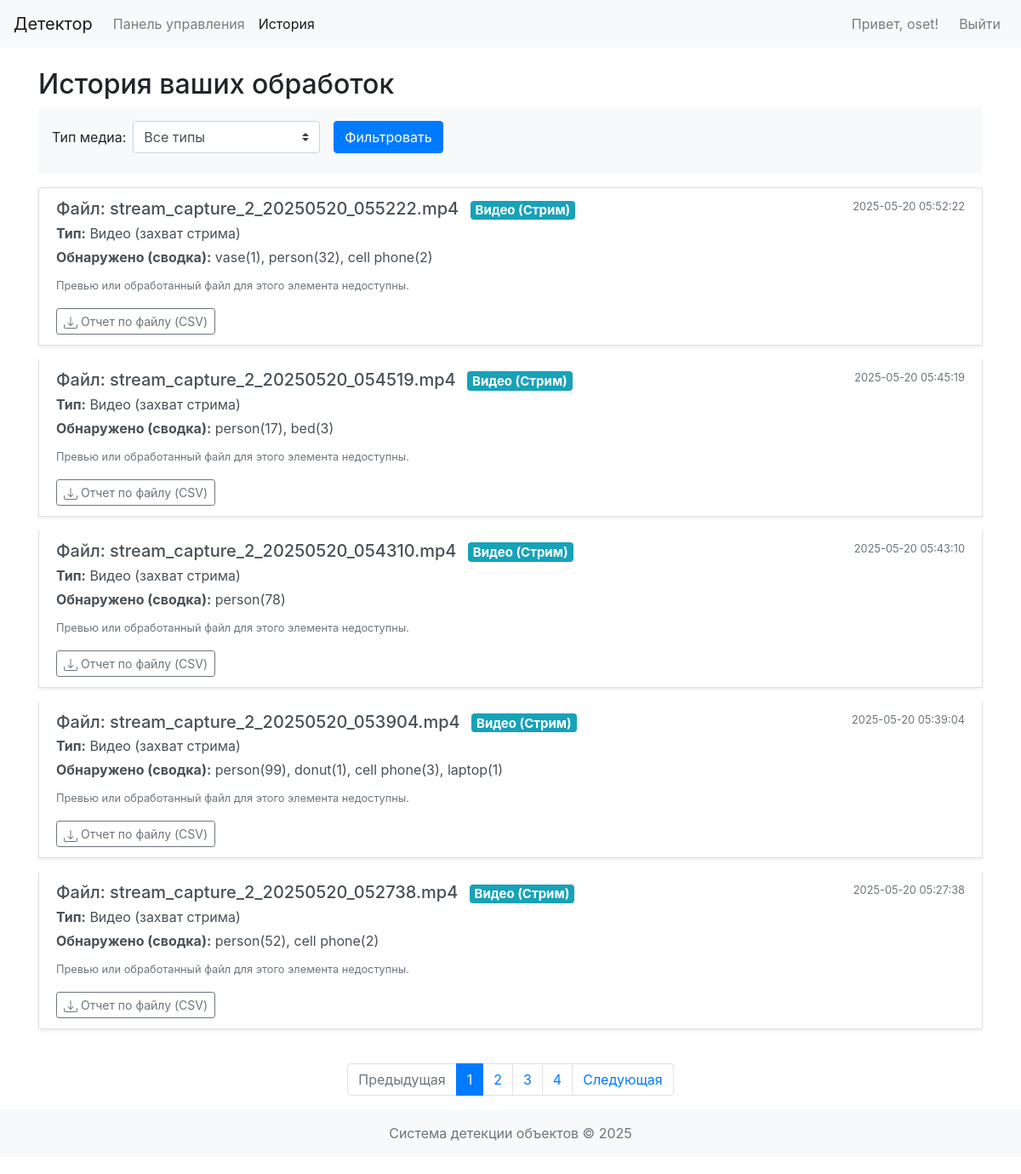
The app's page /history (signed in) with its own data.
### app/models.py (models this page shows, shortened)
class Media(db.Model):
    __tablename__ = 'media'
    id = db.Column(db.Integer, primary_key=True)
    filename = db.Column(db.String(200), nullable=False) # Original uploaded name or generated stream video name
    file_path = db.Column(db.String(300), nullable=False) # Path to the primary file (original or stream video)
    upload_time = db.Column(db.DateTime, nullable=False, default=datetime.utcnow)
    media_type = db.Column(db.String(50), nullable=False) # 'image', 'video' (uploaded), 'stream_capture' (now a video)
    user_id = db.Column(db.Integer, db.ForeignKey('users.id'), nullable=False)
    detections = db.relationship('Detection', backref='media_source', lazy=True, cascade="all, delete-orphan")
    @property
    def media_type_rus(self):
        if self.media_type == 'image':
            return 'Изображение'
        elif self.media_type == 'video': # Uploaded video, processed into another video
            return 'Видео (загруженное)'
        elif self.media_type == 'stream_capture': # Live stream recorded as video
            return 'Видео (захват стрима)'
        return self.media_type

### app/routes.py (the view, shortened to what this page needs)
@main_bp.route('/history')
@login_required
def history_page():
    page = request.args.get('page', 1, type=int);
    user_media_q = Media.query.filter_by(user_id=session['user_id'])
    media_type_f = request.args.get('media_type')
    if media_type_f: user_media_q = user_media_q.filter(Media.media_type == media_type_f)
    pagination = user_media_q.order_by(Media.upload_time.desc()).paginate(page=page, per_page=5, error_out=False)
    items = []
    for m_item in pagination.items:
        summary = {};
        preview_img = None;
        assoc_vid = None
        if m_item.media_type == 'image':
            for d in m_item.detections: summary[d.object_class] = summary.get(d.object_class, 0) + 1
            fn = next((d.result_frame_filename for d in m_item.detections if
                       d.result_frame_filename and d.result_frame_filename.startswith("result_img_")), None)
            if not fn and m_item.filename: fn = f"result_img_{m_item.filename}"
            if fn and os.path.exists(os.path.join(current_app.config['UPLOAD_FOLDER'], fn)): preview_img = fn
        elif m_item.media_type == 'stream_capture':
            assoc_vid = m_item.filename
            if not os.path.exists(os.path.join(current_app.config['UPLOAD_FOLDER'], assoc_vid)): assoc_vid = None
            for d in m_item.detections: summary[d.object_class] = summary.get(d.object_class, 0) + 1
        items.append({'media': m_item, 'detections_summary_str': (
            ", ".join([f"{k}({v})" for k, v in summary.items()]) if summary else "Нет"),
                      'preview_image_file': preview_img, 'associated_video_file': assoc_vid})
    return render_template('history_page.html', media_items=items, pagination=pagination,
                           current_media_type_filter=media_type_f)

### app/routes.py (called while the page is built)
def login_required(f):
    @wraps(f)
    def decorated_function(*args, **kwargs):
        if 'user_id' not in session:
            flash('Пожалуйста, войдите в систему для доступа к этой странице.', 'warning')
            return redirect(url_for('main.login'))
        return f(*args, **kwargs)
    return decorated_function

### app/templates/history_page.html (shortened to what this page needs)
{% extends "base.html" %}
{% block content %}
<h2>История ваших обработок</h2>
<form method="GET" action="{{ url_for('main.history_page') }}" class="form-inline mb-3 p-3 bg-light rounded">
    <div class="form-group mr-sm-3 mb-2">
        <label for="media_type_filter" class="mr-2">Тип медиа:</label>
        <select name="media_type" id="media_type_filter" class="form-control custom-select">
            <option value="">Все типы</option>
        </select>
    </div>
    <button type="submit" class="btn btn-primary mb-2">Фильтровать</button>
</form>
{% if not media_items and (not pagination or not pagination.items) %}
<div class="alert alert-info" role="alert">
    У вас пока нет обработанных файлов, соответствующих фильтру.
</div>
{% else %}
<div class="list-group">
    {% for item_data in media_items %}
    <div class="list-group-item list-group-item-action flex-column align-items-start mb-3 shadow-sm">
        <div class="d-flex w-100 justify-content-between">
            <h5 class="mb-1">
                Файл: {{ item_data.media.filename }}
                {% if item_data.media.media_type == 'stream_capture' %}<span class="badge badge-info ml-2">Видео (Стрим)</span>
                {% elif item_data.media.media_type == 'video' %}<span class="badge badge-primary ml-2">Видео (Загрузка)</span>
                {% elif item_data.media.media_type == 'image' %}<span class="badge badge-secondary ml-2">Изображение</span>
                {% endif %}
            </h5>
            <small class="text-muted">{{ item_data.media.upload_time.strftime('%Y-%m-%d %H:%M:%S') }}</small>
        </div>
        <p class="mb-1"><span class="font-weight-bold">Тип:</span> {{ item_data.media.media_type_rus }}</p>
        <p class="mb-1"><span class="font-weight-bold">Обнаружено (сводка):</span> {{ item_data.detections_summary_str }}</p>
        {% if item_data.media.media_type == 'image' and item_data.preview_image_file %}
            <div class="mt-2">
                <p class="font-weight-bold mb-1">Результат (изображение):</p>
                <a href="{{ url_for('main.results_file', filename=item_data.preview_image_file) }}" target="_blank" title="Открыть результат">
                    <img src="{{ url_for('main.results_file', filename=item_data.preview_image_file) }}" alt="Результат обработки изображения" class="img-thumbnail" style="max-height: 150px; max-width: 200px;">
                </a>
            </div>
        {% else %}
            <p class="mt-2"><small class="text-muted">Превью или обработанный файл для этого элемента недоступны.</small></p>
        {% endif %}
        <div class="mt-2">
            <a href="{{ url_for('main.download_media_report', media_id=item_data.media.id) }}" class="btn btn-sm btn-outline-secondary">
                Отчет по файлу (CSV)
            </a>
        </div>
    </div>
    {% endfor %}
</div>
{% if pagination and pagination.pages > 1 %}
<nav aria-label="Page navigation" class="mt-4">
    <ul class="pagination justify-content-center">
        {% if pagination.has_prev %}
        <li class="page-item"><a class="page-link" href="{{ url_for('main.history_page', page=pagination.prev_num, media_type=current_media_type_filter) }}">Предыдущая</a></li>
        {% else %}
        <li class="page-item disabled"><span class="page-link">Предыдущая</span></li>
        {% endif %}
        {% for page_num in pagination.iter_pages(left_edge=1, right_edge=1, left_current=1, right_current=2) %}
            {% if page_num %}
                {% if pagination.page == page_num %}
                <li class="page-item active"><span class="page-link">{{ page_num }}</span></li>
                {% else %}
                <li class="page-item"><a class="page-link" href="{{ url_for('main.history_page', page=page_num, media_type=current_media_type_filter) }}">{{ page_num }}</a></li>
                {% endif %}
            {% else %}
            <li class="page-item disabled"><span class="page-link">...</span></li>
            {% endif %}
        {% endfor %}
        {% if pagination.has_next %}
        <li class="page-item"><a class="page-link" href="{{ url_for('main.history_page', page=pagination.next_num, media_type=current_media_type_filter) }}">Следующая</a></li>
        {% else %}
        <li class="page-item disabled"><span class="page-link">Следующая</span></li>
        {% endif %}
    </ul>
</nav>
{% endif %}
{% endif %}
{% endblock %}

### app/templates/base.html (shortened to what this page needs)
<!DOCTYPE html>
<html lang="ru">
<head>
    <link rel="stylesheet" href="https://stackpath.bootstrapcdn.com/bootstrap/4.5.2/css/bootstrap.min.css">
    <link rel="stylesheet" href="{{ url_for('static', filename='css/style.css') }}">
</head>
<body>
    <nav class="navbar navbar-expand-lg navbar-light bg-light">
        <a class="navbar-brand" href="{{ url_for('main.welcome') }}">Детектор</a>
        <div class="collapse navbar-collapse" id="navbarNav">
            <ul class="navbar-nav mr-auto">
                {% if 'user_id' in session %}
                <li class="nav-item {% if request.endpoint == 'main.dashboard' %}active{% endif %}">
                    <a class="nav-link" href="{{ url_for('main.dashboard') }}">Панель управления</a>
                </li>
                <li class="nav-item {% if request.endpoint == 'main.history_page' %}active{% endif %}">
                    <a class="nav-link" href="{{ url_for('main.history_page') }}">История</a>
                </li>
                {% endif %}
            </ul>
            <ul class="navbar-nav">
                {% if 'user_id' in session %}
                    <li class="nav-item">
                        <span class="navbar-text mr-3">Привет, {{ session.username }}!</span>
                    </li>
                    <li class="nav-item">
                        <a class="nav-link" href="{{ url_for('main.logout') }}">Выйти</a>
                    </li>
                {% endif %}
            </ul>
        </div>
    </nav>
    <div class="container mt-4">
        {% block content %}{% endblock %}
    </div>
    <footer class="footer mt-auto py-3 bg-light">
        <div class="container text-center">
            <span class="text-muted">Система детекции объектов © {{ now.year }}</span>
        </div>
    </footer>
</body>
</html>

### static/css/style.css (style rules this page uses)
body { padding-bottom: 20px; }

### records on screen
Media: media.filename "stream_capture_2_20250520_055222.mp4", media.upload_time "2025-05-20 05:52:22", media.media_type_rus "Видео (захват стрима)"
Media: media.filename "stream_capture_2_20250520_054519.mp4", media.upload_time "2025-05-20 05:45:19", media.media_type_rus "Видео (захват стрима)"
Media: media.filename "stream_capture_2_20250520_054310.mp4", media.upload_time "2025-05-20 05:43:10", media.media_type_rus "Видео (захват стрима)"
Media: media.filename "stream_capture_2_20250520_053904.mp4", media.upload_time "2025-05-20 05:39:04", media.media_type_rus "Видео (захват стрима)"
Media: media.filename "stream_capture_2_20250520_052738.mp4", media.upload_time "2025-05-20 05:27:38", media.media_type_rus "Видео (захват стрима)"

### other values on screen
{{ session.username }} "oset"
{{ item_data.detections_summary_str }} "vase(1), person(32), cell phone(2)" "person(17), bed(3)" "person(78)" "person(99), donut(1), cell phone(3), laptop(1)" "person(52), cell phone(2)"
{{ page_num }} "1"
{{ page_num }} "2" "3" "4"
